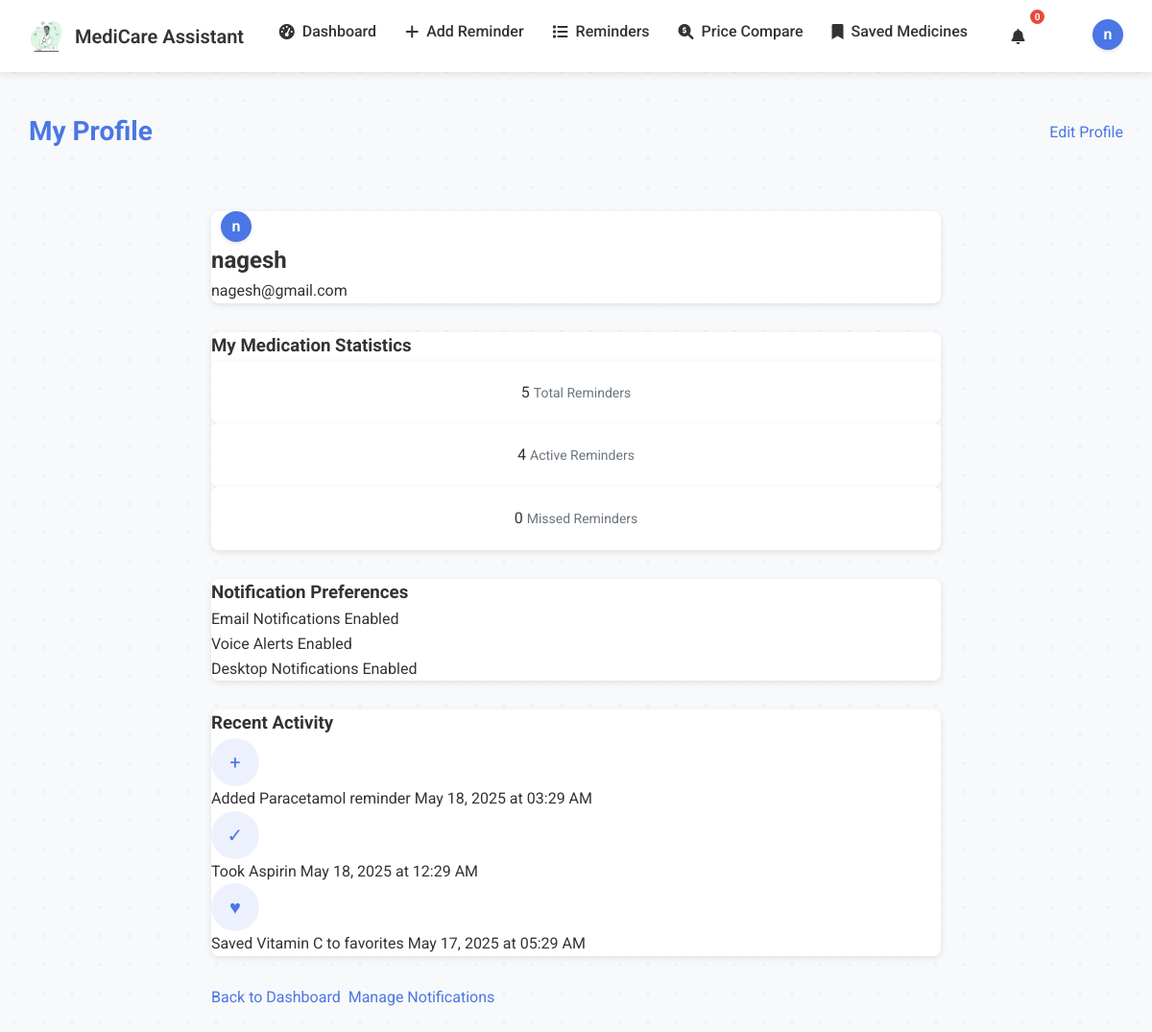
The app's page /profile (signed in), older data.
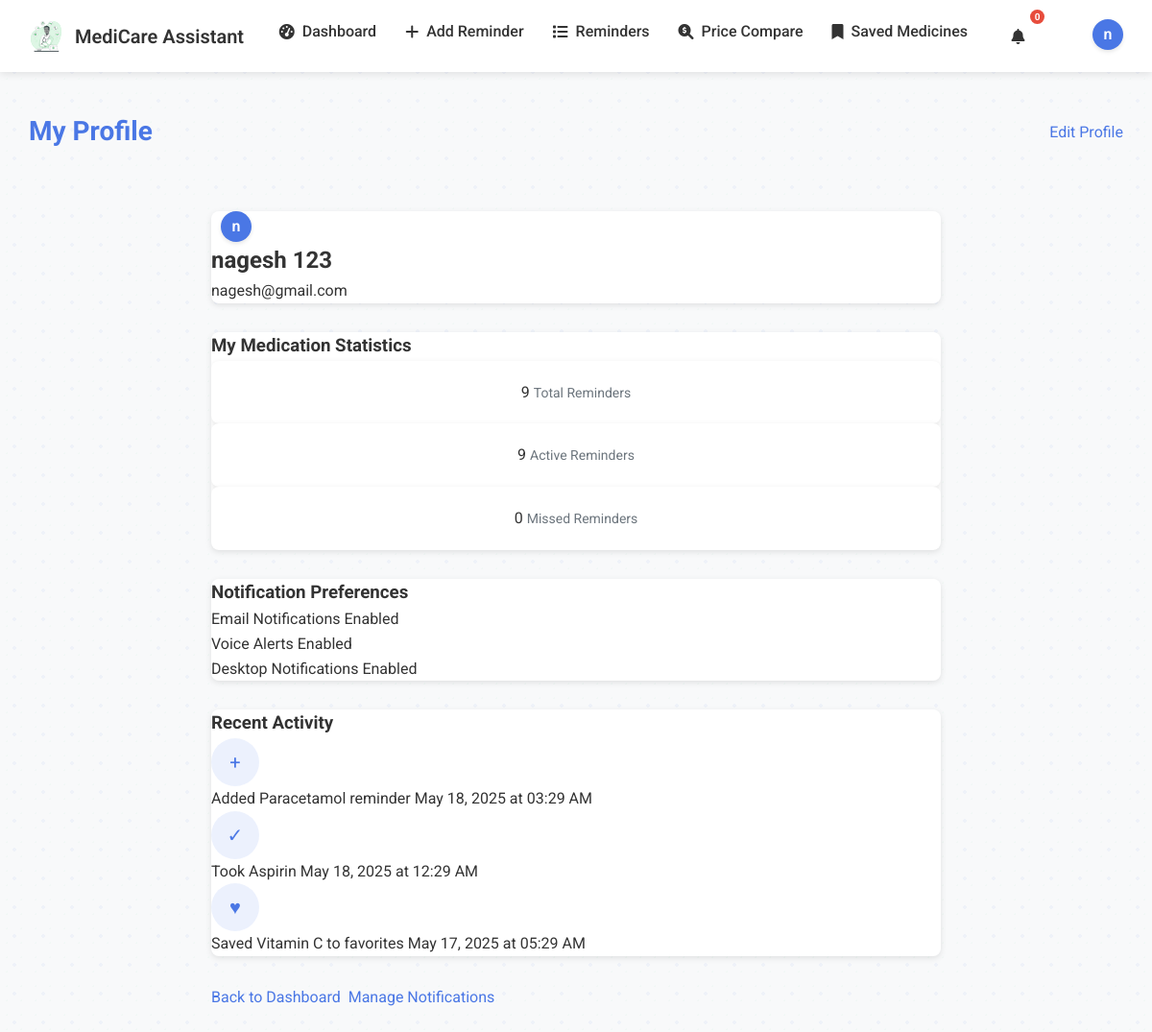
The same page, newer data.
### app.py (models this page shows)
class User(UserMixin, db.Model):
    __tablename__ = 'user'
    id = db.Column(db.Integer, primary_key=True)
    name = db.Column(db.String(100), nullable=False)
    email = db.Column(db.String(120), unique=True, nullable=False)
    password = db.Column(db.String(200), nullable=False)
    reminders = db.relationship('Reminder', backref='user', lazy=True)
    saved_prices = db.relationship('PharmacyPrice', backref='user', lazy=True)
    email_notifications = db.Column(db.Boolean, default=True)
    voice_alerts = db.Column(db.Boolean, default=True)
    desktop_notifications = db.Column(db.Boolean, default=True)

### app.py (the view)
@app.route('/profile')
@login_required
def profile():
    reminders = Reminder.query.filter_by(user_id=current_user.id).all()
    active_reminders = sum(1 for r in reminders if r.is_active)
    now = datetime.now()
    for reminder in reminders:
        if reminder.next_time is None:
            reminder.next_time = reminder.calculate_next_time()
    missed_reminders = sum(1 for r in reminders if r.is_active and r.next_time and r.next_time < now)
    user_prefs = {
        'email_notifications': True,
        'voice_alerts': True,
        'desktop_notifications': True
    }
    recent_activities = [
        {'type': 'reminder_added', 'medicine': 'Paracetamol', 'time': datetime.now() - timedelta(hours=2)},
        {'type': 'reminder_taken', 'medicine': 'Aspirin', 'time': datetime.now() - timedelta(hours=5)},
        {'type': 'medicine_saved', 'medicine': 'Vitamin C', 'time': datetime.now() - timedelta(days=1)}
    ]
    return render_template('profile.html',
                          total_reminders=len(reminders),
                          active_reminders=active_reminders,
                          missed_reminders=missed_reminders,
                          user_prefs=user_prefs,
                          recent_activities=recent_activities)

### app.py (called while the page is built)
@login_manager.user_loader
def load_user(user_id):
    return User.query.get(int(user_id))

### templates/profile.html (shortened to what the changed rows need)
{% extends "base.html" %}
{% block content %}
<div class="dashboard-header">
    <h1>My Profile</h1>
</div>
<div class="profile-container">
    <div class="profile-section user-info">
        <div class="profile-avatar">
            <div class="avatar-placeholder">{{ current_user.name[:1] }}</div>
        </div>
        <div class="user-details">
            <h2>{{ current_user.name }}</h2>
            <p>{{ current_user.email }}</p>
        </div>
    </div>
    <div class="profile-section stats-section">
        <div class="stats-grid">
            <div class="stat-card">
                <span class="stat-number">{{ total_reminders }}</span>
                <span class="stat-label">Total Reminders</span>
            </div>
            <div class="stat-card">
                <span class="stat-number">{{ active_reminders }}</span>
                <span class="stat-label">Active Reminders</span>
            </div>
        </div>
    </div>
</div>
{% endblock %}

### templates/base.html (shortened to what this page needs)
<!DOCTYPE html>
<html lang="en">
<head>
    <link rel="stylesheet" href="https://cdnjs.cloudflare.com/ajax/libs/font-awesome/6.0.0/css/all.min.css">
    <link rel="stylesheet" href="{{ url_for('static', filename='css/style.css') }}">
</head>
<body>
    <nav>
        <div class="nav-container">
            <a href="{{ url_for('index') }}" class="logo">
                <img src="{{ url_for('static', filename='images/medical-care.svg') }}" alt="MediCare Logo" class="logo-img">
                MediCare Assistant
            </a>
            {% if current_user.is_authenticated %}
            <ul class="nav-links">
                <li><a href="{{ url_for('dashboard') }}"><i class="fas fa-tachometer-alt"></i> Dashboard</a></li>
                <li><a href="{{ url_for('add_reminder') }}"><i class="fas fa-plus"></i> Add Reminder</a></li>
                <li><a href="{{ url_for('reminders') }}"><i class="fas fa-list"></i> Reminders</a></li>
                <li><a href="{{ url_for('price_comparison_page') }}"><i class="fas fa-search-dollar"></i> Price Compare</a></li>
                <li><a href="{{ url_for('saved_prices') }}"><i class="fas fa-bookmark"></i> Saved Medicines</a></li>
                <li class="nav-item dropdown">
                    <a href="{{ url_for('notifications') }}" class="notification-icon">
                        <i class="fas fa-bell"></i>
                        <span class="notification-badge" id="notification-count">0</span>
                    </a>
                </li>
                <li class="nav-item dropdown">
                    <a href="#" class="profile-dropdown-toggle">
                        <div class="profile-avatar">
                            <span>{{ current_user.name[:1] }}</span>
                        </div>
                    </a>
                </li>
            </ul>
            {% else %}
            <ul class="nav-links">
                <li><a href="#" onclick="showLogin()"><i class="fas fa-sign-in-alt"></i> Login</a></li>
                <li><a href="#" onclick="showSignup()"><i class="fas fa-user-plus"></i> Sign Up</a></li>
            </ul>
            {% endif %}
        </div>
    </nav>
    <main>
        <div class="container">
            {% block content %}{% endblock %}
        </div>
    </main>
</body>
</html>

Row changes from the older to the newer data that the page shows:
changed User "nagesh@gmail.com": name "nagesh" → "nagesh 123"
Text that changed along with them:
{{ total_reminders }}: "5" → "9"
{{ active_reminders }}: "4" → "9"
